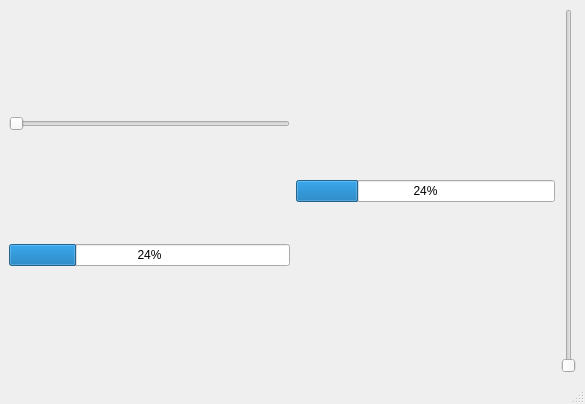
<?xml version="1.0" encoding="UTF-8"?>
<ui version="4.0">
 <class>MainWindow</class>
 <widget class="QMainWindow" name="MainWindow">
  <property name="geometry">
   <rect>
    <x>0</x>
    <y>0</y>
    <width>585</width>
    <height>404</height>
   </rect>
  </property>
  <property name="windowTitle">
   <string>MainWindow</string>
  </property>
  <widget class="QWidget" name="centralwidget">
   <layout class="QVBoxLayout" name="verticalLayout">
    <item>
     <layout class="QGridLayout" name="gridLayout_3">
      <item row="0" column="0">
       <layout class="QGridLayout" name="gridLayout_2">
        <item row="0" column="0">
         <widget class="QSlider" name="horizontalSlider">
          <property name="orientation">
           <enum>Qt::Horizontal</enum>
          </property>
         </widget>
        </item>
        <item row="1" column="0">
         <widget class="QProgressBar" name="progressBar">
          <property name="value">
           <number>24</number>
          </property>
         </widget>
        </item>
       </layout>
      </item>
      <item row="0" column="1">
       <layout class="QGridLayout" name="gridLayout">
        <item row="0" column="0">
         <widget class="QProgressBar" name="progressBar_2">
          <property name="value">
           <number>24</number>
          </property>
         </widget>
        </item>
        <item row="0" column="1">
         <widget class="QSlider" name="verticalSlider">
          <property name="orientation">
           <enum>Qt::Vertical</enum>
          </property>
         </widget>
        </item>
       </layout>
      </item>
     </layout>
    </item>
   </layout>
  </widget>
  <widget class="QMenuBar" name="menubar">
   <property name="geometry">
    <rect>
     <x>0</x>
     <y>0</y>
     <width>585</width>
     <height>22</height>
    </rect>
   </property>
  </widget>
  <widget class="QStatusBar" name="statusbar"/>
 </widget>
 <resources/>
 <connections>
  <connection>
   <sender>horizontalSlider</sender>
   <signal>valueChanged(int)</signal>
   <receiver>progressBar</receiver>
   <slot>setValue(int)</slot>
   <hints>
    <hint type="sourcelabel">
     <x>121</x>
     <y>135</y>
    </hint>
    <hint type="destinationlabel">
     <x>141</x>
     <y>258</y>
    </hint>
   </hints>
  </connection>
 </connections>
</ui>
